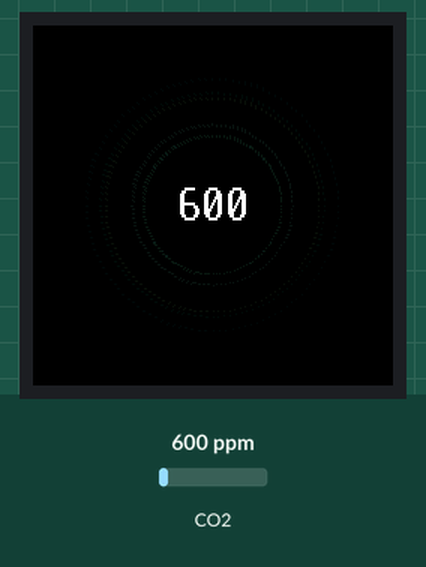
This program was run on a simulated Raspberry Pi Pico running MicroPython. On the bench: 240×240 colour display. Inputs (shaded band) come from the test bench; at power-on: CO2 600 ppm. Random numbers come from a fixed seed; library files of the repository ran but are not shown: gc9a01py.py, vga1_16x32.py; what the program prints to the serial console is not drawn.

Above: at 1.76 s.
1.8 s: CO2 set to 452 ppm
At 4.7 s:
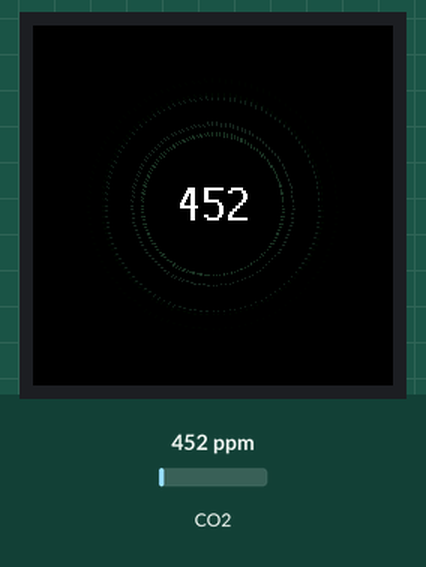
At 9.1 s:
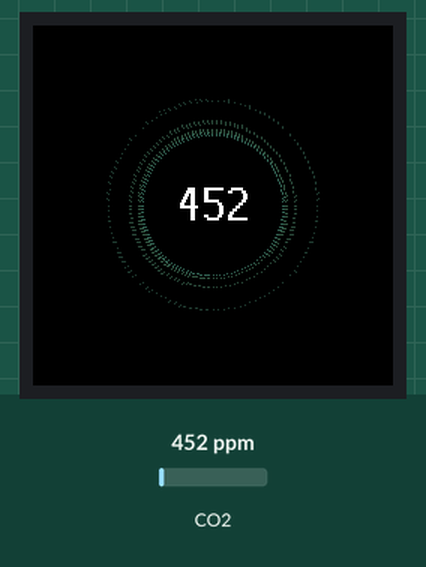
Timing chart, 0 to 10.6 s (numbered marks = the images above; inputs shaded):
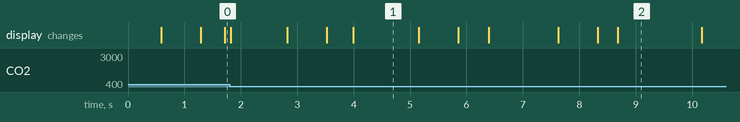

The program:

diff_growth.py
```python
import time
import math
import random
from machine import Pin, SPI, UART
import gc9a01py
from fonts.romfonts import vga1_16x32 as font

# -----------------------
# LCD setup
# -----------------------
spi = SPI(1, baudrate=40000000, polarity=1, phase=1)
dc = Pin(8, Pin.OUT)
cs = Pin(9, Pin.OUT)
rst = Pin(12, Pin.OUT)
bl = Pin(13, Pin.OUT)
bl.on()
lcd = gc9a01py.GC9A01(spi, dc=dc, cs=cs, reset=rst)

# -----------------------
# CO2 sensor
# -----------------------
uart = UART(0, baudrate=9600, tx=Pin(0), rx=Pin(1))
cmd = b"\xFF\x01\x86\x00\x00\x00\x00\x00\x79"

def read_mhz19():
    uart.write(cmd)
    time.sleep(0.05)
    if uart.any() >= 9:
        d = uart.read(9)
        if d and len(d) == 9 and d[0] == 0xFF and d[1] == 0x86:
            return d[2]*256 + d[3]
    return None

# -----------------------
# Colors
# -----------------------
def rgb(r,g,b):
    return gc9a01py.color565(int(r), int(g), int(b))

VERY_GOOD_COLORS = [(180,255,180),(140,255,220)]
GOOD_COLORS = [(130,255,150),(100,255,255)]
MEDIUM_COLORS = [(140,140,255),(255,160,255)]
BAD_COLOR = (255,90,90)

def interp_color(c1,c2,t):
    return (
        int(c1[0]*(1-t)+c2[0]*t),
        int(c1[1]*(1-t)+c2[1]*t),
        int(c1[2]*(1-t)+c2[2]*t)
    )

# -----------------------
# Animation parameters
# -----------------------
cx, cy = 120, 120
text_radius = 42
num_rings = 12 # AUGMENTÉ: Six anneaux concentriques
segments = 120
pulse_speed = 0.25
RING_THICKNESS = 1
RING_SPACING = 8
MAX_LEN_FACTOR = 0.3

ring_lengths = [[0 for _ in range(segments)] for _ in range(num_rings)]
ring_alphas = [[0 for _ in range(segments)] for _ in range(num_rings)]
ring_phases = [random.random()*2*math.pi for _ in range(num_rings)]

# -----------------------
# Draw one ring with alpha
# -----------------------
def draw_ring_alpha(lcd, cx, cy, radius, lengths, alphas, color, thickness):
    for i in range(segments):
        col = tuple([c * alphas[i] for c in color])
        col565 = rgb(*col)
        angle = 2*math.pi*i/segments
        x0 = int(cx + radius * math.cos(angle))
        y0 = int(cy + radius * math.sin(angle))
        l = lengths[i]
        x1 = int(x0 + l * math.cos(angle))
        y1 = int(y0 + l * math.sin(angle))

        lcd.line(x0, y0, x1, y1, col565)

        if thickness > 1:
            dx = x1 - x0
            dy = y1 - y0
            if abs(dx) > abs(dy):
                for t in range(1, thickness):
                    lcd.line(x0, y0 + t, x1, y1 + t, col565)
            else:
                for t in range(1, thickness):
                    lcd.line(x0 + t, y0, x1 + t, y1, col565)


# -----------------------
# Initial state
# -----------------------
lcd.fill(gc9a01py.BLACK)
last_ppm_value = None
t = 0

# -----------------------
# MAIN LOOP
# -----------------------
while True:

    # Effacement de la zone de l'animation pour la fluidité (sans flicker global)
    lcd.fill_rect(cx - 120, cy - 120, 240, 240, gc9a01py.BLACK)

    # ---- Lecture CO₂ ----
    co2_value = read_mhz19()
    if co2_value is None:
        co2_value = 0

    # 1. AMÉLIORATION: Réactivation de l'affichage dans le terminal
    print("CO2 =", co2_value, "ppm")

    # ---- Affichage CO₂ ----
    lcd.text(font, str(co2_value), cx - (len(str(co2_value))*8), cy - 16, rgb(255,255,255))
    last_ppm_value = co2_value


    # ---- Définition des couleurs, longueurs et complexité de la rampe ----
    if co2_value < 600: # very good
        base_color = interp_color(VERY_GOOD_COLORS[0], VERY_GOOD_COLORS[1], (math.sin(t)+1)/2)
        base_len = 10
        ramp_bumps = 3 # 3 bosses
        active_rings = 4
    elif co2_value < 800: # good
        base_color = interp_color(GOOD_COLORS[0], GOOD_COLORS[1], (math.sin(t)+1)/2)
        base_len = 15
        ramp_bumps = 4 # 4 bosses
        active_rings = 6
    elif co2_value < 1200: # medium
        base_color = interp_color(MEDIUM_COLORS[0], MEDIUM_COLORS[1], (math.sin(t)+1)/2)
        base_len = 20 # AUGMENTÉ la longueur
        ramp_bumps = 6 # 6 bosses plus complexes
        active_rings = 8
    else: # bad
        base_color = BAD_COLOR
        base_len = 25 # AUGMENTÉ la longueur
        ramp_bumps = 8 # 8 bosses, très déformé
        active_rings = 12 # Tous les anneaux actifs

    # S'assurer que le nombre d'anneaux actifs n'excède pas num_rings
    active_rings = min(active_rings, num_rings)


    # --- Anneaux Concentriques avec Rampe et Croissance Différentielle ---
    for r in range(num_rings):

        base_radius = text_radius + r * RING_SPACING

        # Croissance Différentielle
        radius = base_radius + math.sin(t + ring_phases[r]) * 5

        # Opacité de base (décroissance avec l'éloignement)
        alpha_base = 0.8 - r * 0.1
        if alpha_base < 0.1: alpha_base = 0.1

        for i in range(segments):

            # 3. AMÉLIORATION: Complexité de la Rampe Sinusoïdale (Basée sur ramp_bumps)
            # La fréquence des bosses est dynamique et dépend du niveau de CO2
            ramp_factor = 0.5 + 0.5 * math.sin(i / segments * 2 * math.pi * ramp_bumps + t * 0.8)

            target_len = base_len * MAX_LEN_FACTOR * ramp_factor

            # Transition de longueur
            ring_lengths[r][i] += (target_len - ring_lengths[r][i]) * 0.25

            # Disparition (si l'anneau n'est plus actif)
            if r < active_rings:
                # Anneau actif : Maintient l'opacité de base
                ring_alphas[r][i] += (alpha_base - ring_alphas[r][i]) * 0.15
            else:
                # Anneau inactif : Disparition très rapide
                ring_alphas[r][i] *= 0.60

        draw_ring_alpha(lcd, cx, cy, radius, ring_lengths[r], ring_alphas[r], base_color, RING_THICKNESS)

    t += pulse_speed
    time.sleep(0.03)
```

Measured:
- what the display in image 1 shows lasts 1.2 s, from 4.0 s to 5.2 s
